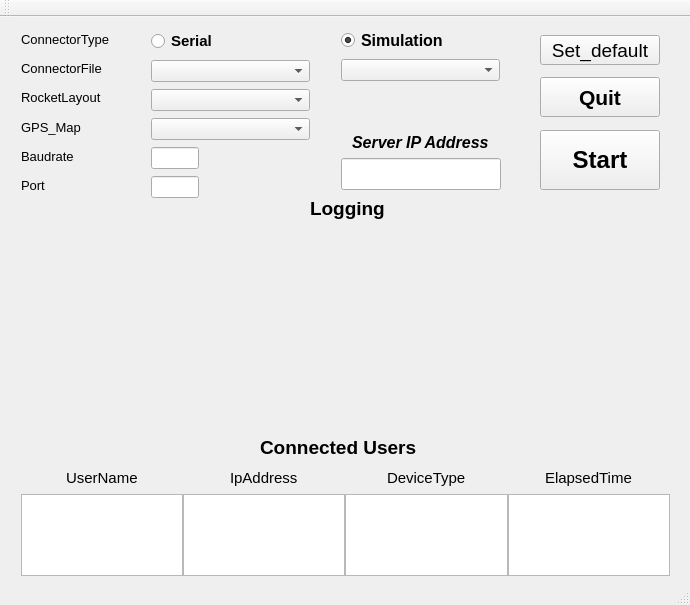
<?xml version="1.0" encoding="UTF-8"?>
<ui version="4.0">
 <class>MainWindow</class>
 <widget class="QMainWindow" name="MainWindow">
  <property name="enabled">
   <bool>true</bool>
  </property>
  <property name="geometry">
   <rect>
    <x>0</x>
    <y>0</y>
    <width>690</width>
    <height>605</height>
   </rect>
  </property>
  <property name="minimumSize">
   <size>
    <width>690</width>
    <height>605</height>
   </size>
  </property>
  <property name="maximumSize">
   <size>
    <width>690</width>
    <height>605</height>
   </size>
  </property>
  <property name="cursor">
   <cursorShape>PointingHandCursor</cursorShape>
  </property>
  <property name="windowTitle">
   <string>Oronos PCB data analysis Server</string>
  </property>
  <widget class="QWidget" name="centralWidget">
   <widget class="QLabel" name="label_2">
    <property name="geometry">
     <rect>
      <x>260</x>
      <y>420</y>
      <width>180</width>
      <height>20</height>
     </rect>
    </property>
    <property name="font">
     <font>
      <pointsize>14</pointsize>
      <weight>75</weight>
      <bold>true</bold>
     </font>
    </property>
    <property name="text">
     <string>Connected Users</string>
    </property>
   </widget>
   <widget class="QWidget" name="verticalLayoutWidget">
    <property name="geometry">
     <rect>
      <x>10</x>
      <y>0</y>
      <width>131</width>
      <height>191</height>
     </rect>
    </property>
    <layout class="QVBoxLayout" name="verticalLayout">
     <item>
      <widget class="QLabel" name="connectorTypeLabel">
       <property name="font">
        <font>
         <pointsize>10</pointsize>
         <bold>false</bold>
        </font>
       </property>
       <property name="text">
        <string>ConnectorType</string>
       </property>
      </widget>
     </item>
     <item>
      <widget class="QLabel" name="connectorFileLabel">
       <property name="font">
        <font>
         <pointsize>10</pointsize>
         <bold>false</bold>
        </font>
       </property>
       <property name="text">
        <string>ConnectorFile</string>
       </property>
      </widget>
     </item>
     <item>
      <widget class="QLabel" name="rocketLabel">
       <property name="font">
        <font>
         <pointsize>10</pointsize>
         <bold>false</bold>
        </font>
       </property>
       <property name="text">
        <string>RocketLayout</string>
       </property>
      </widget>
     </item>
     <item>
      <widget class="QLabel" name="mapLabel">
       <property name="font">
        <font>
         <pointsize>10</pointsize>
         <bold>false</bold>
        </font>
       </property>
       <property name="text">
        <string>GPS_Map</string>
       </property>
      </widget>
     </item>
     <item>
      <widget class="QLabel" name="baudrateLabel">
       <property name="font">
        <font>
         <pointsize>10</pointsize>
         <bold>false</bold>
        </font>
       </property>
       <property name="text">
        <string>Baudrate</string>
       </property>
      </widget>
     </item>
     <item>
      <widget class="QLabel" name="portLabel">
       <property name="font">
        <font>
         <pointsize>10</pointsize>
         <bold>false</bold>
        </font>
       </property>
       <property name="text">
        <string>Port</string>
       </property>
      </widget>
     </item>
    </layout>
   </widget>
   <widget class="QWidget" name="verticalLayoutWidget_2">
    <property name="geometry">
     <rect>
      <x>140</x>
      <y>0</y>
      <width>181</width>
      <height>193</height>
     </rect>
    </property>
    <layout class="QVBoxLayout" name="verticalLayout_2">
     <item>
      <widget class="QRadioButton" name="serial">
       <property name="font">
        <font>
         <pointsize>11</pointsize>
         <bold>true</bold>
        </font>
       </property>
       <property name="text">
        <string>Serial</string>
       </property>
      </widget>
     </item>
     <item>
      <widget class="QComboBox" name="serialPort"/>
     </item>
     <item>
      <widget class="QComboBox" name="rocket"/>
     </item>
     <item>
      <widget class="QComboBox" name="map"/>
     </item>
     <item>
      <layout class="QHBoxLayout" name="horizontalLayout_3">
       <item>
        <widget class="QLineEdit" name="baudrate"/>
       </item>
       <item>
        <spacer name="horizontalSpacer_2">
         <property name="orientation">
          <enum>Qt::Horizontal</enum>
         </property>
         <property name="sizeHint" stdset="0">
          <size>
           <width>170</width>
           <height>20</height>
          </size>
         </property>
        </spacer>
       </item>
      </layout>
     </item>
     <item>
      <layout class="QHBoxLayout" name="horizontalLayout_2">
       <item>
        <widget class="QLineEdit" name="portNumber"/>
       </item>
       <item>
        <spacer name="horizontalSpacer">
         <property name="orientation">
          <enum>Qt::Horizontal</enum>
         </property>
         <property name="sizeHint" stdset="0">
          <size>
           <width>170</width>
           <height>20</height>
          </size>
         </property>
        </spacer>
       </item>
      </layout>
     </item>
    </layout>
   </widget>
   <widget class="QWidget" name="verticalLayoutWidget_3">
    <property name="geometry">
     <rect>
      <x>330</x>
      <y>0</y>
      <width>181</width>
      <height>191</height>
     </rect>
    </property>
    <layout class="QVBoxLayout" name="verticalLayout_3">
     <item>
      <widget class="QRadioButton" name="simulation">
       <property name="font">
        <font>
         <pointsize>12</pointsize>
         <bold>true</bold>
        </font>
       </property>
       <property name="text">
        <string>Simulation</string>
       </property>
       <property name="checked">
        <bool>true</bool>
       </property>
      </widget>
     </item>
     <item>
      <widget class="QComboBox" name="csvFile"/>
     </item>
     <item>
      <spacer name="verticalSpacer">
       <property name="orientation">
        <enum>Qt::Vertical</enum>
       </property>
       <property name="sizeHint" stdset="0">
        <size>
         <width>176</width>
         <height>45</height>
        </size>
       </property>
      </spacer>
     </item>
     <item>
      <layout class="QHBoxLayout" name="horizontalLayout_4">
       <item>
        <spacer name="horizontalSpacer_4">
         <property name="orientation">
          <enum>Qt::Horizontal</enum>
         </property>
         <property name="sizeHint" stdset="0">
          <size>
           <width>18</width>
           <height>20</height>
          </size>
         </property>
        </spacer>
       </item>
       <item>
        <widget class="QLabel" name="label_7">
         <property name="font">
          <font>
           <pointsize>12</pointsize>
           <weight>75</weight>
           <italic>true</italic>
           <bold>true</bold>
          </font>
         </property>
         <property name="text">
          <string>Server IP Address</string>
         </property>
        </widget>
       </item>
       <item>
        <spacer name="horizontalSpacer_3">
         <property name="orientation">
          <enum>Qt::Horizontal</enum>
         </property>
         <property name="sizeHint" stdset="0">
          <size>
           <width>18</width>
           <height>20</height>
          </size>
         </property>
        </spacer>
       </item>
      </layout>
     </item>
     <item>
      <layout class="QHBoxLayout" name="horizontalLayout_5">
       <item>
        <spacer name="horizontalSpacer_5">
         <property name="orientation">
          <enum>Qt::Horizontal</enum>
         </property>
         <property name="sizeHint" stdset="0">
          <size>
           <width>12</width>
           <height>17</height>
          </size>
         </property>
        </spacer>
       </item>
       <item>
        <widget class="QLineEdit" name="IpServerAddress">
         <property name="sizePolicy">
          <sizepolicy hsizetype="Fixed" vsizetype="Fixed">
           <horstretch>0</horstretch>
           <verstretch>0</verstretch>
          </sizepolicy>
         </property>
         <property name="minimumSize">
          <size>
           <width>160</width>
           <height>32</height>
          </size>
         </property>
         <property name="maximumSize">
          <size>
           <width>160</width>
           <height>32</height>
          </size>
         </property>
         <property name="font">
          <font>
           <pointsize>12</pointsize>
           <weight>75</weight>
           <italic>true</italic>
          </font>
         </property>
         <property name="readOnly">
          <bool>true</bool>
         </property>
        </widget>
       </item>
       <item>
        <spacer name="horizontalSpacer_6">
         <property name="orientation">
          <enum>Qt::Horizontal</enum>
         </property>
         <property name="sizeHint" stdset="0">
          <size>
           <width>12</width>
           <height>17</height>
          </size>
         </property>
        </spacer>
       </item>
      </layout>
     </item>
     <item>
      <spacer name="verticalSpacer_2">
       <property name="orientation">
        <enum>Qt::Vertical</enum>
       </property>
       <property name="sizeHint" stdset="0">
        <size>
         <width>98</width>
         <height>3</height>
        </size>
       </property>
      </spacer>
     </item>
    </layout>
   </widget>
   <widget class="QWidget" name="horizontalLayoutWidget_10">
    <property name="geometry">
     <rect>
      <x>10</x>
      <y>440</y>
      <width>671</width>
      <height>130</height>
     </rect>
    </property>
    <layout class="QHBoxLayout" name="horizontalLayout_14">
     <property name="spacing">
      <number>0</number>
     </property>
     <item>
      <spacer name="horizontalSpacer_19">
       <property name="orientation">
        <enum>Qt::Horizontal</enum>
       </property>
       <property name="sizeHint" stdset="0">
        <size>
         <width>40</width>
         <height>20</height>
        </size>
       </property>
      </spacer>
     </item>
     <item>
      <layout class="QVBoxLayout" name="verticalLayout_5">
       <item>
        <layout class="QHBoxLayout" name="horizontalLayout_7">
         <item>
          <spacer name="horizontalSpacer_7">
           <property name="orientation">
            <enum>Qt::Horizontal</enum>
           </property>
           <property name="sizeHint" stdset="0">
            <size>
             <width>40</width>
             <height>20</height>
            </size>
           </property>
          </spacer>
         </item>
         <item>
          <widget class="QLabel" name="label_3">
	   <property name="font">
     	    <font>
      	     <pointsize>11</pointsize>
      	     <bold>false</bold>
     	    </font>
    	   </property>
           <property name="text">
            <string>UserName</string>
           </property>
          </widget>
         </item>
         <item>
          <spacer name="horizontalSpacer_8">
           <property name="orientation">
            <enum>Qt::Horizontal</enum>
           </property>
           <property name="sizeHint" stdset="0">
            <size>
             <width>40</width>
             <height>20</height>
            </size>
           </property>
          </spacer>
         </item>
        </layout>
       </item>
       <item>
        <widget class="QTextEdit" name="DisplayLog_2">
         <property name="font">
          <font>
           <pointsize>11</pointsize>
          </font>
         </property>
        </widget>
       </item>
      </layout>
     </item>
     <item>
      <spacer name="horizontalSpacer_18">
       <property name="orientation">
        <enum>Qt::Horizontal</enum>
       </property>
       <property name="sizeHint" stdset="0">
        <size>
         <width>40</width>
         <height>20</height>
        </size>
       </property>
      </spacer>
     </item>
     <item>
      <layout class="QVBoxLayout" name="verticalLayout_6">
       <item>
        <layout class="QHBoxLayout" name="horizontalLayout_9">
         <item>
          <spacer name="horizontalSpacer_9">
           <property name="orientation">
            <enum>Qt::Horizontal</enum>
           </property>
           <property name="sizeHint" stdset="0">
            <size>
             <width>40</width>
             <height>20</height>
            </size>
           </property>
          </spacer>
         </item>
         <item>
          <widget class="QLabel" name="label_4">
           <property name="frameShadow">
            <enum>QFrame::Sunken</enum>
           </property>
	   <property name="font">
            <font>
             <pointsize>11</pointsize>
             <bold>false</bold>
            </font>
           </property>
           <property name="text">
            <string>IpAddress</string>
           </property>
          </widget>
         </item>
         <item>
          <spacer name="horizontalSpacer_10">
           <property name="orientation">
            <enum>Qt::Horizontal</enum>
           </property>
           <property name="sizeHint" stdset="0">
            <size>
             <width>40</width>
             <height>20</height>
            </size>
           </property>
          </spacer>
         </item>
        </layout>
       </item>
       <item>
        <widget class="QTextEdit" name="DisplayLog_3">
         <property name="font">
          <font>
           <pointsize>11</pointsize>
          </font>
         </property>
        </widget>
       </item>
      </layout>
     </item>
     <item>
      <spacer name="horizontalSpacer_17">
       <property name="orientation">
        <enum>Qt::Horizontal</enum>
       </property>
       <property name="sizeHint" stdset="0">
        <size>
         <width>40</width>
         <height>20</height>
        </size>
       </property>
      </spacer>
     </item>
     <item>
      <layout class="QVBoxLayout" name="verticalLayout_7">
       <item>
        <layout class="QHBoxLayout" name="horizontalLayout_10">
         <item>
          <spacer name="horizontalSpacer_11">
           <property name="orientation">
            <enum>Qt::Horizontal</enum>
           </property>
           <property name="sizeHint" stdset="0">
            <size>
             <width>40</width>
             <height>20</height>
            </size>
           </property>
          </spacer>
         </item>
         <item>
          <widget class="QLabel" name="label_5">
           <property name="frameShadow">
            <enum>QFrame::Sunken</enum>
           </property>
	   <property name="font">
            <font>
             <pointsize>11</pointsize>
             <bold>false</bold>
            </font>
           </property>
           <property name="text">
            <string>DeviceType</string>
           </property>
          </widget>
         </item>
         <item>
          <spacer name="horizontalSpacer_12">
           <property name="orientation">
            <enum>Qt::Horizontal</enum>
           </property>
           <property name="sizeHint" stdset="0">
            <size>
             <width>40</width>
             <height>20</height>
            </size>
           </property>
          </spacer>
         </item>
        </layout>
       </item>
       <item>
        <widget class="QTextEdit" name="DisplayLog_4">
         <property name="font">
          <font>
           <pointsize>11</pointsize>
          </font>
         </property>
        </widget>
       </item>
      </layout>
     </item>
     <item>
      <spacer name="horizontalSpacer_16">
       <property name="orientation">
        <enum>Qt::Horizontal</enum>
       </property>
       <property name="sizeHint" stdset="0">
        <size>
         <width>40</width>
         <height>20</height>
        </size>
       </property>
      </spacer>
     </item>
     <item>
      <layout class="QVBoxLayout" name="verticalLayout_8">
       <item>
        <layout class="QHBoxLayout" name="horizontalLayout_11">
         <item>
          <spacer name="horizontalSpacer_13">
           <property name="orientation">
            <enum>Qt::Horizontal</enum>
           </property>
           <property name="sizeHint" stdset="0">
            <size>
             <width>40</width>
             <height>20</height>
            </size>
           </property>
          </spacer>
         </item>
         <item>
          <widget class="QLabel" name="label_6">
           <property name="frameShadow">
            <enum>QFrame::Sunken</enum>
           </property>
	   <property name="font">
            <font>
             <pointsize>11</pointsize>
             <bold>false</bold>
            </font>
           </property>
           <property name="text">
            <string>ElapsedTime</string>
           </property>
          </widget>
         </item>
         <item>
          <spacer name="horizontalSpacer_14">
           <property name="orientation">
            <enum>Qt::Horizontal</enum>
           </property>
           <property name="sizeHint" stdset="0">
            <size>
             <width>40</width>
             <height>20</height>
            </size>
           </property>
          </spacer>
         </item>
        </layout>
       </item>
       <item>
        <widget class="QTextEdit" name="DisplayLog_5">
         <property name="font">
          <font>
           <pointsize>11</pointsize>
          </font>
         </property>
        </widget>
       </item>
      </layout>
     </item>
     <item>
      <spacer name="horizontalSpacer_15">
       <property name="orientation">
        <enum>Qt::Horizontal</enum>
       </property>
       <property name="sizeHint" stdset="0">
        <size>
         <width>40</width>
         <height>20</height>
        </size>
       </property>
      </spacer>
     </item>
    </layout>
   </widget>
   <widget class="QWidget" name="verticalLayoutWidget_4">
    <property name="geometry">
     <rect>
      <x>520</x>
      <y>0</y>
      <width>161</width>
      <height>191</height>
     </rect>
    </property>
    <layout class="QVBoxLayout" name="verticalLayout_4">
     <item>
      <spacer name="verticalSpacer_3">
       <property name="orientation">
        <enum>Qt::Vertical</enum>
       </property>
       <property name="sizeHint" stdset="0">
        <size>
         <width>20</width>
         <height>40</height>
        </size>
       </property>
      </spacer>
     </item>
     <item>
      <layout class="QHBoxLayout" name="horizontalLayout_15">
       <item>
        <spacer name="horizontalSpacer_20">
         <property name="orientation">
          <enum>Qt::Horizontal</enum>
         </property>
         <property name="sizeHint" stdset="0">
          <size>
           <width>40</width>
           <height>20</height>
          </size>
         </property>
        </spacer>
       </item>
       <item>
        <widget class="QPushButton" name="Set_default">
         <property name="sizePolicy">
          <sizepolicy hsizetype="Minimum" vsizetype="Fixed">
           <horstretch>0</horstretch>
           <verstretch>0</verstretch>
          </sizepolicy>
         </property>
         <property name="minimumSize">
          <size>
           <width>120</width>
           <height>30</height>
          </size>
         </property>
         <property name="maximumSize">
          <size>
           <width>120</width>
           <height>30</height>
          </size>
         </property>
         <property name="font">
          <font>
           <pointsize>14</pointsize>
           <weight>50</weight>
           <italic>false</italic>
           <bold>false</bold>
          </font>
         </property>
         <property name="text">
          <string>Set_default</string>
         </property>
        </widget>
       </item>
       <item>
        <spacer name="horizontalSpacer_21">
         <property name="orientation">
          <enum>Qt::Horizontal</enum>
         </property>
         <property name="sizeHint" stdset="0">
          <size>
           <width>40</width>
           <height>20</height>
          </size>
         </property>
        </spacer>
       </item>
      </layout>
     </item>
     <item>
      <spacer name="verticalSpacer_6">
       <property name="orientation">
        <enum>Qt::Vertical</enum>
       </property>
       <property name="sizeHint" stdset="0">
        <size>
         <width>20</width>
         <height>40</height>
        </size>
       </property>
      </spacer>
     </item>
     <item>
      <layout class="QHBoxLayout" name="horizontalLayout_16">
       <item>
        <spacer name="horizontalSpacer_24">
         <property name="orientation">
          <enum>Qt::Horizontal</enum>
         </property>
         <property name="sizeHint" stdset="0">
          <size>
           <width>40</width>
           <height>20</height>
          </size>
         </property>
        </spacer>
       </item>
       <item>
        <widget class="QPushButton" name="Quit">
         <property name="sizePolicy">
          <sizepolicy hsizetype="Minimum" vsizetype="Fixed">
           <horstretch>0</horstretch>
           <verstretch>0</verstretch>
          </sizepolicy>
         </property>
         <property name="minimumSize">
          <size>
           <width>120</width>
           <height>40</height>
          </size>
         </property>
         <property name="maximumSize">
          <size>
           <width>120</width>
           <height>40</height>
          </size>
         </property>
         <property name="font">
          <font>
           <pointsize>16</pointsize>
           <weight>75</weight>
           <italic>false</italic>
           <bold>true</bold>
          </font>
         </property>
         <property name="text">
          <string>Quit</string>
         </property>
        </widget>
       </item>
       <item>
        <spacer name="horizontalSpacer_25">
         <property name="orientation">
          <enum>Qt::Horizontal</enum>
         </property>
         <property name="sizeHint" stdset="0">
          <size>
           <width>40</width>
           <height>20</height>
          </size>
         </property>
        </spacer>
       </item>
      </layout>
     </item>
     <item>
      <spacer name="verticalSpacer_5">
       <property name="orientation">
        <enum>Qt::Vertical</enum>
       </property>
       <property name="sizeHint" stdset="0">
        <size>
         <width>20</width>
         <height>40</height>
        </size>
       </property>
      </spacer>
     </item>
     <item>
      <layout class="QHBoxLayout" name="horizontalLayout_17">
       <item>
        <spacer name="horizontalSpacer_22">
         <property name="orientation">
          <enum>Qt::Horizontal</enum>
         </property>
         <property name="sizeHint" stdset="0">
          <size>
           <width>40</width>
           <height>20</height>
          </size>
         </property>
        </spacer>
       </item>
       <item>
        <widget class="QPushButton" name="Start">
         <property name="sizePolicy">
          <sizepolicy hsizetype="Minimum" vsizetype="Fixed">
           <horstretch>0</horstretch>
           <verstretch>0</verstretch>
          </sizepolicy>
         </property>
         <property name="minimumSize">
          <size>
           <width>120</width>
           <height>60</height>
          </size>
         </property>
         <property name="maximumSize">
          <size>
           <width>120</width>
           <height>60</height>
          </size>
         </property>
         <property name="font">
          <font>
           <pointsize>18</pointsize>
           <weight>75</weight>
           <bold>true</bold>
          </font>
         </property>
         <property name="text">
          <string>Start</string>
         </property>
        </widget>
       </item>
       <item>
        <spacer name="horizontalSpacer_23">
         <property name="orientation">
          <enum>Qt::Horizontal</enum>
         </property>
         <property name="sizeHint" stdset="0">
          <size>
           <width>40</width>
           <height>20</height>
          </size>
         </property>
        </spacer>
       </item>
      </layout>
     </item>
     <item>
      <spacer name="verticalSpacer_4">
       <property name="orientation">
        <enum>Qt::Vertical</enum>
       </property>
       <property name="sizeHint" stdset="0">
        <size>
         <width>20</width>
         <height>40</height>
        </size>
       </property>
      </spacer>
     </item>
    </layout>
   </widget>
   <widget class="QWidget" name="verticalLayoutWidget_5">
    <property name="geometry">
     <rect>
      <x>10</x>
      <y>205</y>
      <width>671</width>
      <height>210</height>
     </rect>
    </property>
    <layout class="QVBoxLayout" name="verticalLayout_9">
    </layout>
   </widget>
   <widget class="QLabel" name="label">
    <property name="geometry">
     <rect>
      <x>310</x>
      <y>180</y>
      <width>90</width>
      <height>22</height>
     </rect>
    </property>
    <property name="font">
     <font>
      <pointsize>14</pointsize>
      <weight>75</weight>
      <bold>true</bold>
     </font>
    </property>
    <property name="text">
     <string>Logging</string>
    </property>
   </widget>
  </widget>
  <widget class="QMenuBar" name="menuBar">
   <property name="geometry">
    <rect>
     <x>0</x>
     <y>0</y>
     <width>690</width>
     <height>25</height>
    </rect>
   </property>
  </widget>
  <widget class="QToolBar" name="mainToolBar">
   <property name="windowTitle">
    <string>Oronos</string>
   </property>
   <attribute name="toolBarArea">
    <enum>TopToolBarArea</enum>
   </attribute>
   <attribute name="toolBarBreak">
    <bool>false</bool>
   </attribute>
  </widget>
  <widget class="QStatusBar" name="statusBar"/>
 </widget>
 <layoutdefault spacing="6" margin="11"/>
 <resources/>
 <connections/>
</ui>
